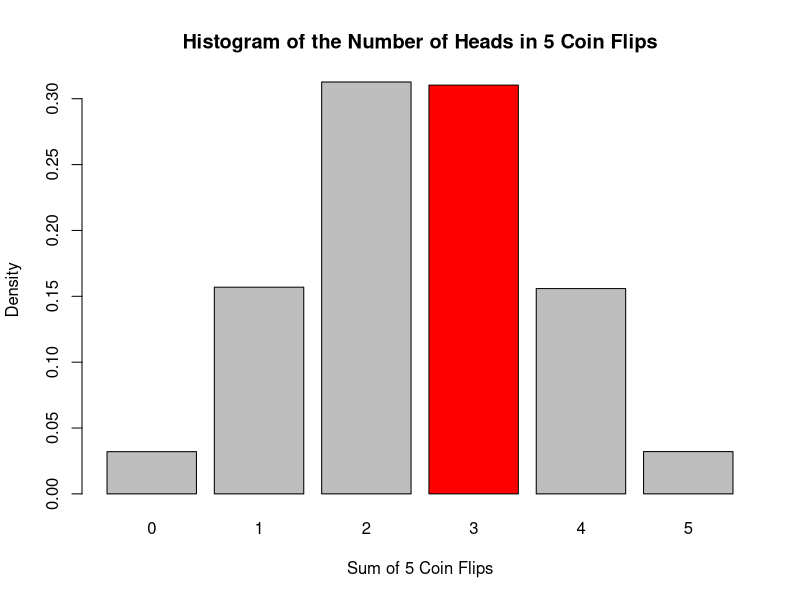
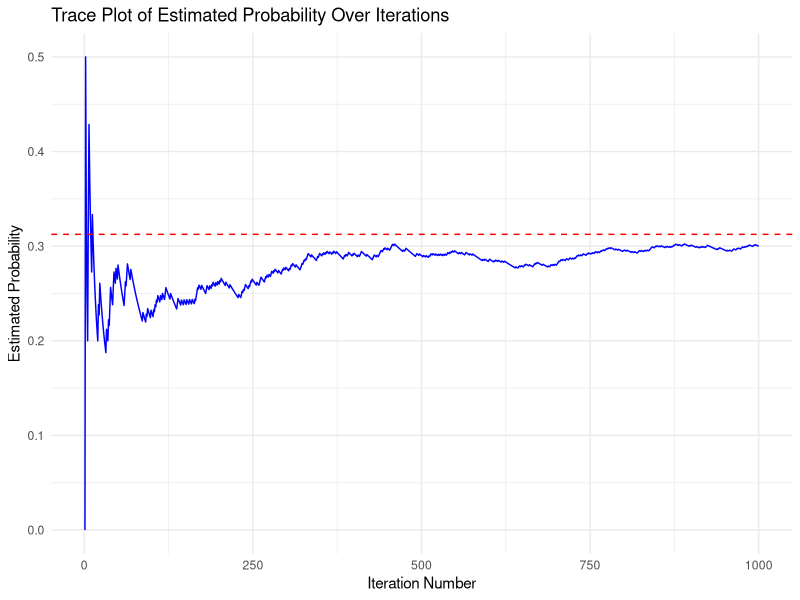
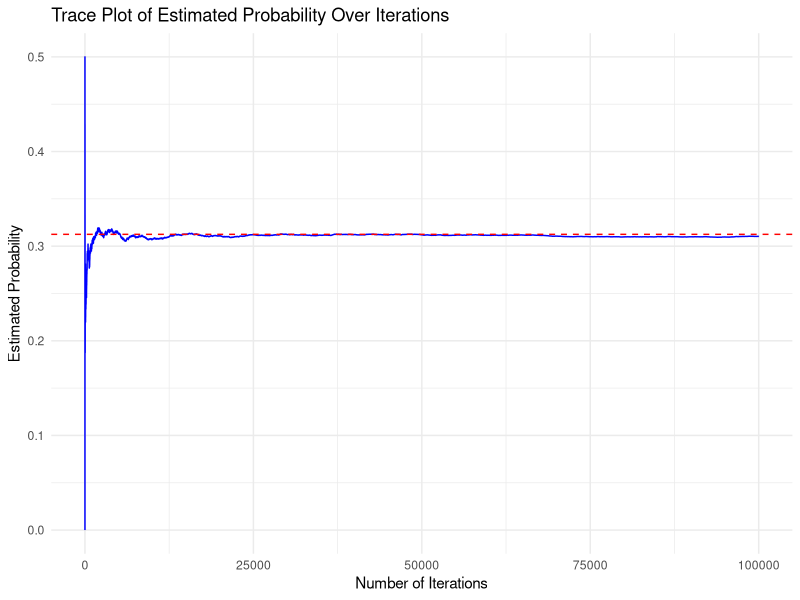
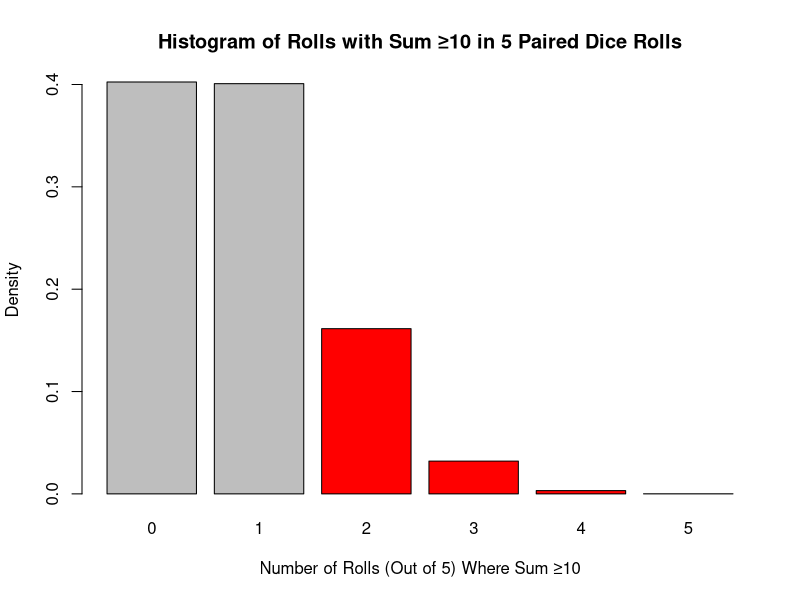
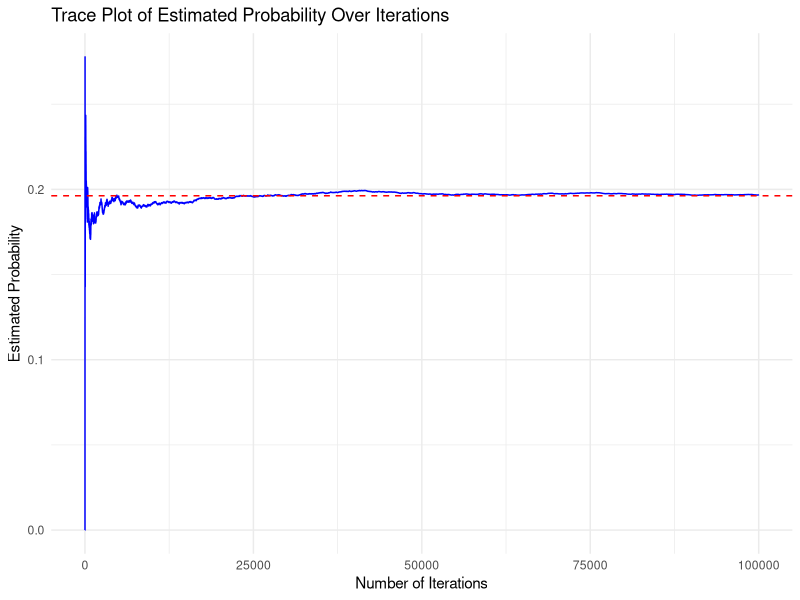

The R source for these figures, in order:
## ---- chunk 1
# Load Required Packages
require("ggplot2")
## ---- chunk 2
# Simulate flipping a fair coin 5 times and count how often the sum of heads equals 3
set.seed(123)  # Set seed for reproducibility

# Establish variables prior to simulation
count <- 0          
iter <- 100000  # Number of iterations for the simulation    
save.sum <- numeric(iter) # Numeric vector to store flip results
results <- numeric(iter)  # Numeric vector to store cumulative parameter estimate

# Loop through a specified number of iterations
for(n in 1:iter) {  
  # Generate a sample of 5 values (either 0 or 1), then sum them
  save.sum[n] <- sum(sample(c(0,1), 5, replace = TRUE))
  
  # Check if the sum of the sampled values equals 3
  if(save.sum[n] == 3){  
    count = count + 1  # Increment the count if condition is met
  }
  
  # Compute the proportion of times the sum was 3 up to the current iteration
  results[n] <- count / n  
}

print(count/iter)

## ---- chunk 3
# Plot a histogram of the number of heads in 5 coin flips
hist_data <- hist(save.sum, 
                  breaks = seq(-0.5, 5.5, by = 1), 
                  plot = FALSE)

# Compute density values manually
densities <- hist_data$counts / sum(hist_data$counts) / diff(hist_data$breaks)

# Define custom bin colors (color bins 2,3,4,5 red, others gray)
bin_colors <- ifelse(hist_data$mids == 3, "red", "gray")

# Use barplot to display density histogram with custom colors
barplot(densities, names.arg = hist_data$mids, col = bin_colors, 
        main = "Histogram of the Number of Heads in 5 Coin Flips",
        xlab = "Sum of 5 Coin Flips", ylab = "Density", border = "black")


## ---- chunk 4
# Trace plot for first 1000 iterations
# Convert results into a data frame for plotting
trace_data <- data.frame(
  Iteration = 1:iter,
  ProbabilityEstimate = results 
)

# Create a line plot using ggplot2
ggplot(trace_data[1:1000,], aes(x = Iteration, y = ProbabilityEstimate)) +  
  
  # Add a blue line to represent probability estimates over iterations
  geom_line(color = "blue") + 
  
  # Add a horizontal dashed red line at y = 0.3125, 
  # the true probability of filling 3 heads in 5 flips
  geom_hline(yintercept = 0.3125, linetype = "dashed", color = "red") + 
  
  labs(
    title = "Trace Plot of Estimated Probability Over Iterations",  # Plot Title
    x = "Iteration Number",  # x-axis label for the x-axis
    y = "Estimated Probability"  # y-axis label
  ) +
  theme_minimal()  #ggplot2 minimal theme for clean appearance

## ---- chunk 5
# Plotting the running estimate as iterations increase
ggplot(trace_data, aes(x = Iteration, y = ProbabilityEstimate)) +
  geom_line(color = "blue") +
  geom_hline(yintercept = 0.3125, linetype = "dashed", color = "red") +
  labs(
    title = "Trace Plot of Estimated Probability Over Iterations",
    x = "Number of Iterations",
    y = "Estimated Probability"
  ) +
  theme_minimal()
## ---- chunk 6
set.seed(123)

count <- 0 # Initialize count variable
iter <- 100000 # Number of iterations for the simulation
count_10_or_greater <- numeric(iter) # Numeric vector to store the number of dice rolls that are 10 or greater
results2 <- numeric(iter) # Numeric vector to store cumulative parameter estimate

# Loop through the simulation
for(n in 1:iter){
   # Simulate rolling two six-sided dice 5 times, summing each pair's result
  dice_rolls <- replicate(5, sum(sample(1:6, 2, replace = TRUE)))
  
  # Count how many of the 5 rolls resulted in a sum of 10 or greater
  count_10_or_greater[n] <- sum(dice_rolls >= 10)  
  
  # Check if at least 2 out of the 5 rolls resulted in a sum ≥ 10
  if(count_10_or_greater[n] >= 2){
    count <- count + 1 # Increment the count if condition is met
    
  } 
  
  # Compute the cumulative proportion of times the 10 or greater was rolled at least twice
  results2[n] <- count / n  
}

print(count/iter)
## ---- chunk 7
# Create histogram object without plotting, save it under hist_data
hist_data <- hist(count_10_or_greater, 
                  breaks = seq(-0.5, 5.5, by = 1), 
                  plot = FALSE)

# Compute density values manually
densities <- hist_data$counts / sum(hist_data$counts) / diff(hist_data$breaks)

# Define custom bin colors (color bins 2,3,4,5 red, others gray)
bin_colors <- ifelse(hist_data$mids %in% c(2,3,4,5), "red", "gray")

# Use barplot to display density histogram with custom colors
barplot(densities, names.arg = hist_data$mids, col = bin_colors, 
        main = "Histogram of Rolls with Sum ≥10 in 5 Paired Dice Rolls",
        xlab = "Number of Rolls (Out of 5) Where Sum ≥10", ylab = "Density", border = "black")

## ---- chunk 8
# Convert results into a data frame for plotting
trace_data2 <- data.frame(
  Iteration = 1:iter,
  ProbabilityEstimate = results2
)
 
# Plotting the running estimate as iterations increase
ggplot(trace_data2, aes(x = Iteration, y = ProbabilityEstimate)) +
  geom_line(color = "blue") +
  geom_hline(yintercept = 0.1962449, linetype = "dashed", color = "red") +
  labs(
    title = "Trace Plot of Estimated Probability Over Iterations",
    x = "Number of Iterations",
    y = "Estimated Probability"
  ) +
  theme_minimal()
 
